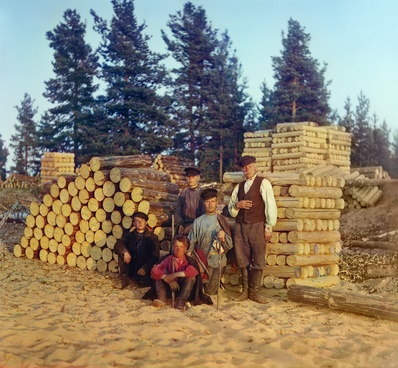
#> input picture Project_03- Face_Detection_and_Recognition/part_01/woodcutters.jpg, 398 x 368 px, shrunk from 867 x 800 before the run; its folder holds 4 pictures in this run
$ python part_01.py
#> lines starting #> are read from the running program, lines starting #| are printed output that depends on the picture
import cv2
import numpy as np
face_cascade = cv2.CascadeClassifier(
    '../cascade/haarcascade_frontalface_default.xml'
)


def image_rotation(image,angle):
    height,width = image.shape[:2]
    center = (width/2,height/2)
    rotation_matrix = cv2.getRotationMatrix2D(center, angle,1.0)
    rotated_image = cv2.warpAffine(image,rotation_matrix,(width,height))
    return rotated_image

def detect_face(image_path,window_name='default'):
    img = cv2.imread(image_path)
    gray = cv2.cvtColor(img,cv2.COLOR_BGR2GRAY)
    faces = face_cascade.detectMultiScale(gray,1.08,5)
    for (x,y,w,h) in faces:
        img  = cv2.rectangle(img,(x,y),(x+w,y+h),(255,0,0),2)
    cv2.namedWindow(f"{window_name} Detected")
    cv2.imshow(f'{window_name}',img)
    cv2.imwrite(f'{window_name}_face_detection.jpg',img)
    cv2.waitKey(0)
    cv2.destroyAllWindows()

def invariant_check_face(img,isWood,method,window_name):
    gray = cv2.cvtColor(img,cv2.COLOR_BGR2GRAY)
    faces = face_cascade.detectMultiScale(gray,1.08,5)
    for (x,y,w,h) in faces:
        img  = cv2.rectangle(img,(x,y),(x+w,y+h),(255,0,0),2)
    cv2.namedWindow(f"{window_name} Detected?")
    cv2.imshow(f'{window_name}',img)
    cv2.waitKey(0)
    cv2.destroyAllWindows()
    if method == 'rotation':
        if isWood:
            cv2.imwrite(f'output_rot/{window_name}_woodcutter_degree_face_detection.jpg',img)
        else:
            cv2.imwrite(f'output_rot/{window_name}_me_degree_face_detection.jpg',img)
    elif method =="scale":
        if isWood:
            cv2.imwrite(f'output_scale/{window_name}_woodcutter_scale_face_detection.jpg',img)
        else:
            cv2.imwrite(f'output_scale/{window_name}_me_scale_scale_detection.jpg',img)
    elif method == 'translation':
        if isWood:
            cv2.imwrite(f'output_trans/{window_name}_woodcutter_translation_face_detection.jpg',img)
        else:
            cv2.imwrite(f'output_trans/{window_name}_me_translation_detection.jpg',img)

    else:
        print("Wrong Method Selection. Please input either rotation,scale or translation")
        exit("Bad Arguments for method")


def rotate_invariant_face_detection(image_path, isWood,rotation_angles = [0, 45, 90, 135, 180]):
    img =cv2.imread(image_path)

    for rot in rotation_angles:
        rot_image = image_rotation(img,rot)
        invariant_check_face(rot_image,isWood,method='rotation',window_name=rot)


def scale_invariant_face_detection(image_path,isWood,scale_factors = [1.0, 1.5, 2.0,2.5]):
    img = cv2.imread(image_path)
    for  scale in scale_factors:
        scaled_image = cv2.resize(img, None, fx=scale, fy=scale)
        invariant_check_face(scaled_image,isWood,method='scale',window_name=scale)


def translation_invariant_face_detection(image_path,isWood,pixels_shift =[25,50,75,100,125,150,175,200]):
#> called with image_path = 'woodcutters.jpg', isWood = True
    img = cv2.imread(image_path)
#> img is the input picture: shape (368, 398, 3); mean B, G, R 109.8, 129, 140.3
    for px_shift in pixels_shift:
        M = np.float32([[1, 0, px_shift], [0, 1, px_shift*2]])
        shifted_image = cv2.warpAffine(img, M, (img.shape[1], img.shape[0]))  ## shift the image 15 pixels to the right and 30 pixels down and continuous .......
        invariant_check_face(shifted_image,isWood,method='translation',window_name=px_shift)
#> this loop made 8 passes
#> faces in invariant_check_face on passes 1, 3, 5, 6: [[104, 54, 61, 61]], [[154, 152, 63, 63]], [[202, 252, 64, 64]], [[230, 304, 61, 61]]
#> pass 1, in invariant_check_face, `gray = cv2.cvtColor(img,cv2.COLOR_BGR2GRAY)`:
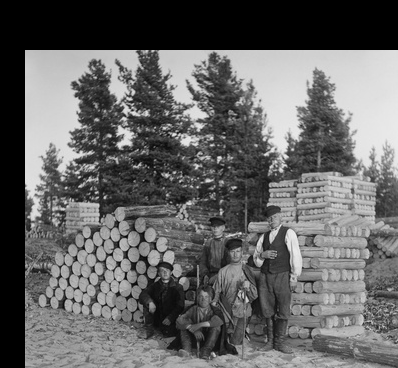
#> gray: shape (368, 398); min 0, max 240, mean 100.7
#> pass 1, in invariant_check_face, `cv2.imshow(f'{window_name}',img)`:
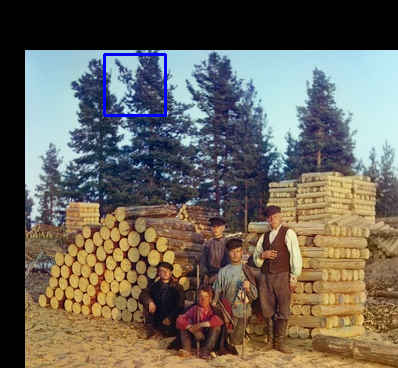
#> window '25': shape (368, 398, 3); mean B, G, R 89.9, 99.5, 105.4
#> after the loop: shifted_image: shape (368, 398, 3); every value is 0

if __name__ == "__main__":

    # [6 lines of commented-out code are left out]
    translation_invariant_face_detection('woodcutters.jpg',isWood=True)
    translation_invariant_face_detection('me2.jpg',isWood=False)
#> call 2 of translation_invariant_face_detection, with image_path = 'me2.jpg', isWood = False
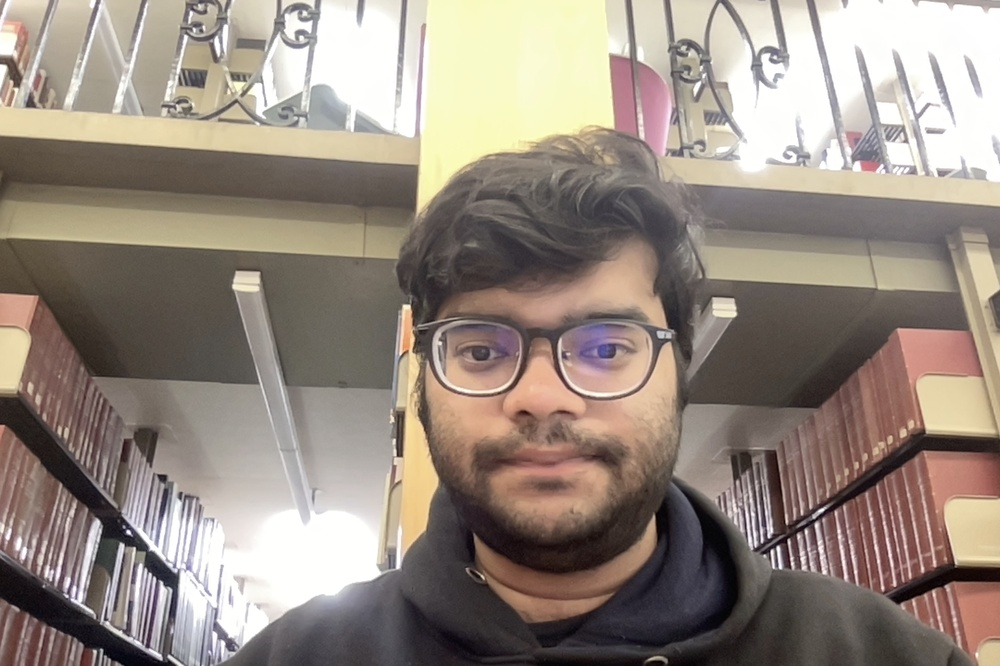
#> input picture Project_03- Face_Detection_and_Recognition/part_01/me2.jpg, 1000 x 666 px, shrunk from 2176 x 1450 before the run
#> in translation_invariant_face_detection, img is the input picture: shape (666, 1000, 3); mean B, G, R 127.5, 137.6, 149.8
#> the loop in translation_invariant_face_detection (call 2), `for px_shift in pixels_shift:` made 8 passes
#> faces in invariant_check_face on passes 1 to 3: [[419, 284, 299, 299]], [[438, 330, 309, 309]], [[487, 396, 265, 265]]
#> pass 1, in invariant_check_face (call 9), `gray = cv2.cvtColor(img,cv2.COLOR_BGR2GRAY)`:
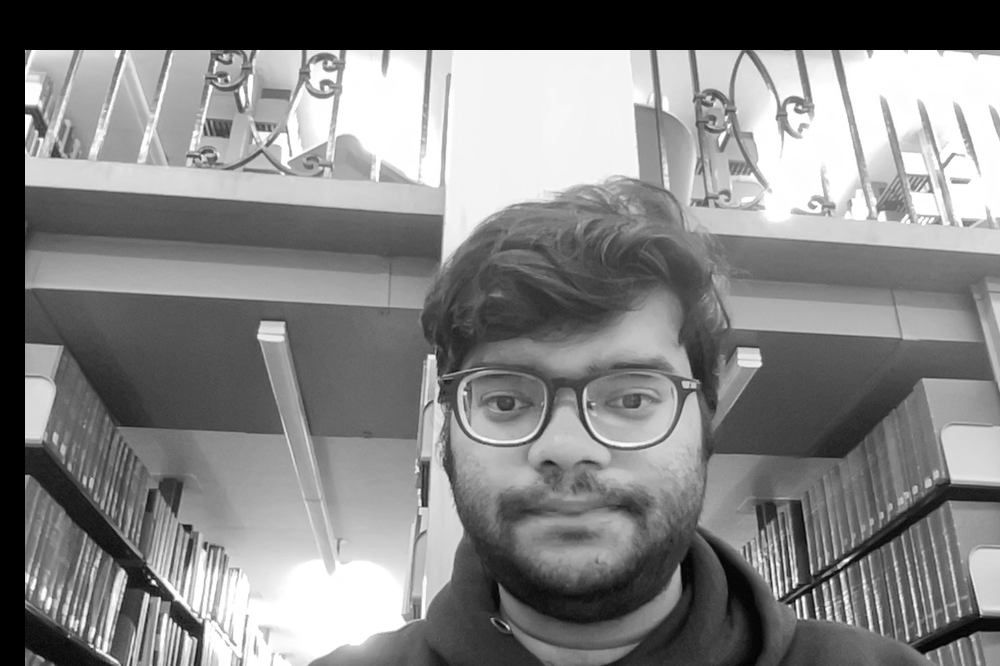
#> gray: shape (666, 1000); min 0, max 255, mean 130.1
#> pass 1, in invariant_check_face (call 9), `cv2.imshow(f'{window_name}',img)`:
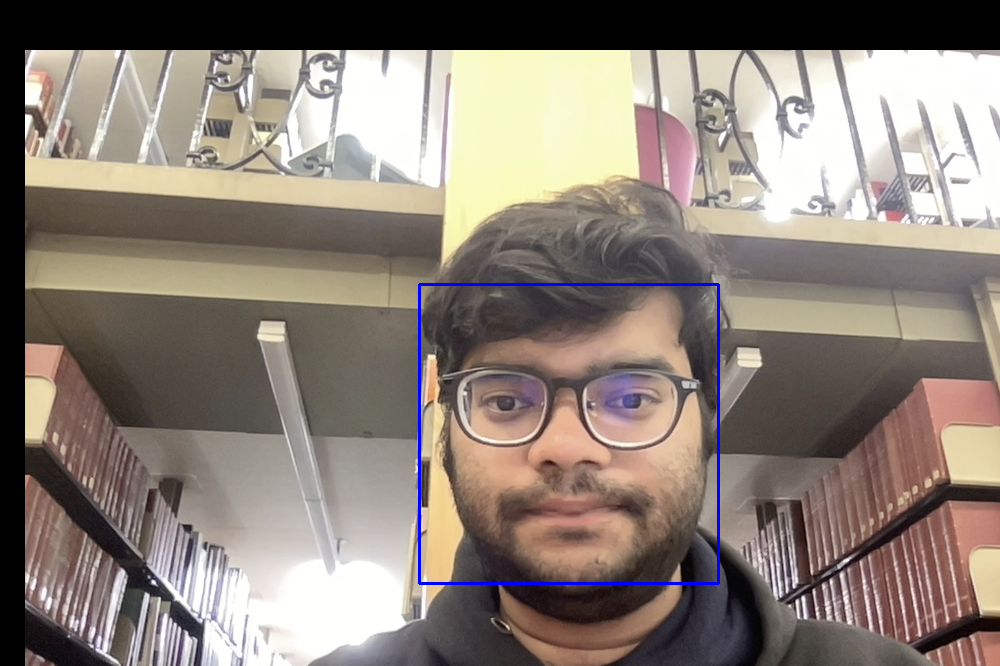
#> window '25': shape (666, 1000, 3); mean B, G, R 119, 127.3, 138.5
#> pass 2, in translation_invariant_face_detection (call 2), `shifted_image = cv2.warpAffine(img, M, (img.shape[1], img.shape[0]))`:
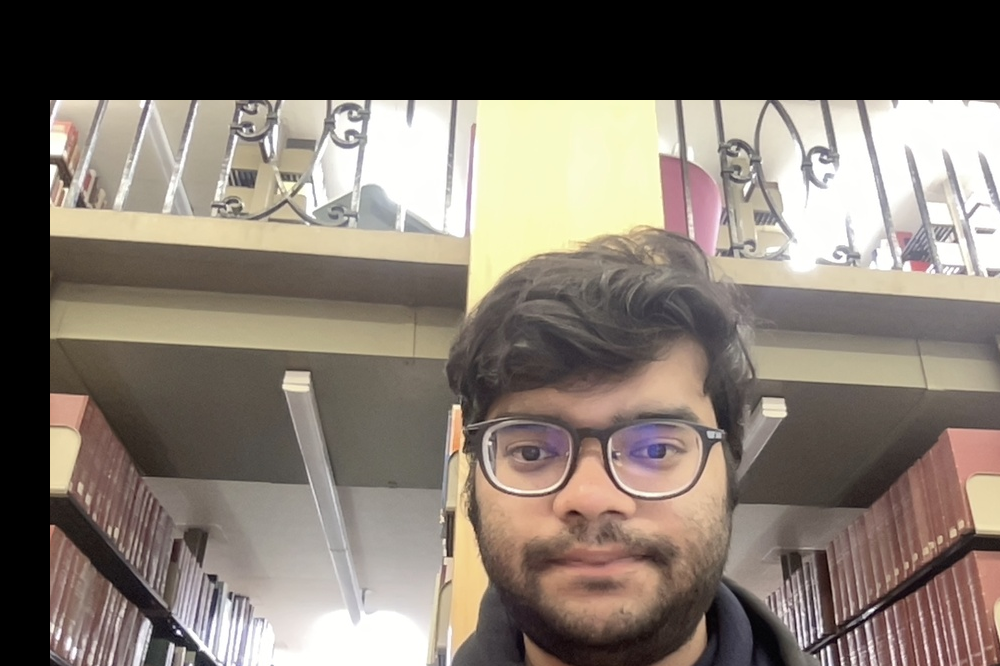
#> shifted_image: shape (666, 1000, 3); mean B, G, R 106.5, 116, 125.9
#> after the loop in translation_invariant_face_detection (call 2), `for px_shift in pixels_shift:`:
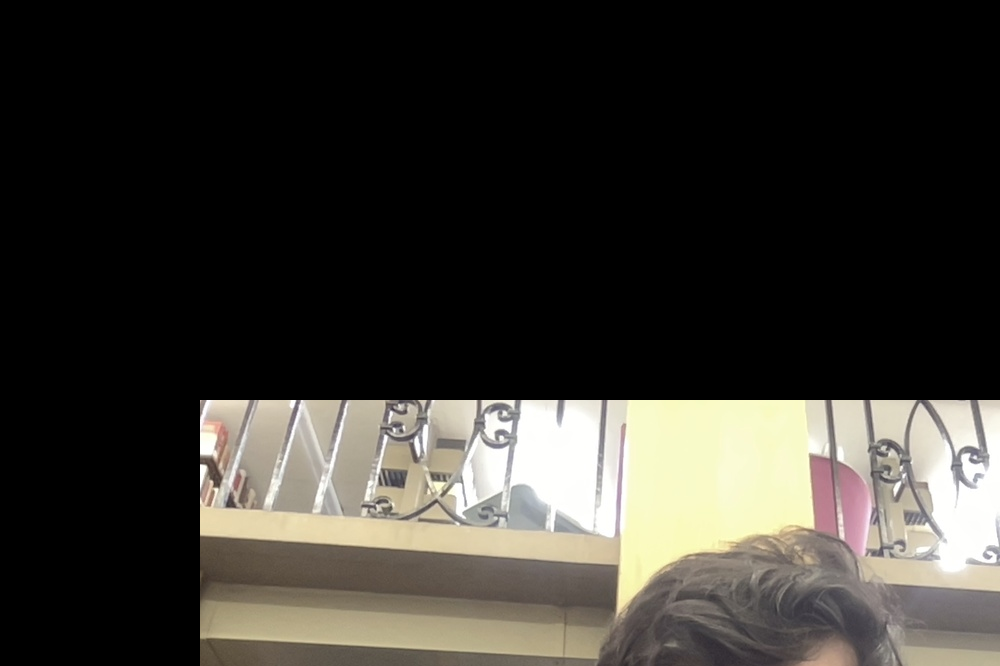
#> shifted_image: shape (666, 1000, 3); mean B, G, R 48.2, 53.7, 56.1
